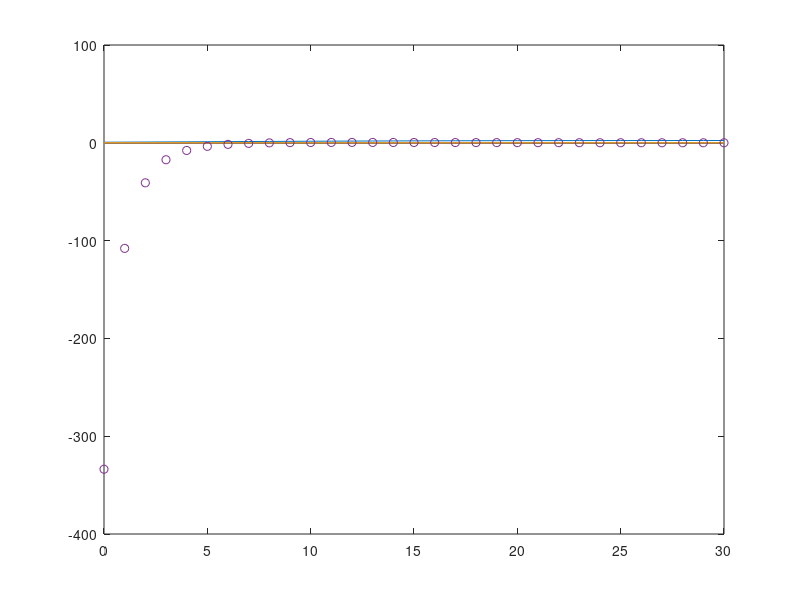

This figure's MATLAB source:
clc
Yo = 1;
lamda = 1;
anpha = 0.75;
P0dB = 0:1:30;
P0 = 10.^(P0dB./10);
B=1;
%---
P1 = P0.*anpha;
P2 = P0.*(1-anpha);
%----------ly thuyet---------------------
for i =1 : length(P0dB)
    a(i) = (lamda*P1(i)*(exp(lamda/P2(i))))/(log(2)*lamda*P2(i));
    %-----I1------------------------------------------------------
    lnn(i) =log(((P1(i)*lamda)/(lamda*P2(i)))-2);
    I1(i) = ((lamda*P2(i))/((P1(i)*lamda)-(lamda*P2(i))))*lnn(i);
    %-----I2------------------------------------------------------
    b(i) = (lamda*P2(i))/((P1(i)*lamda)-(lamda*P2(i)));
    e(i) = (exp(((lamda*P2(i))-(P1(i)*lamda))/(P1(i)*P2(i))))*(expint(lamda/P1(i)));
    ln(i) = log(2-((P1(i)*lamda)/(lamda*P2(i))));
    E(i) = expint(((2*lamda*P2(i))-(lamda*P1(i)))/(P1(i)*P2(i)));
    I2(i) = b(i)*(e(i)+ln(i)-E(i));
    %-----------------------------------------
    C_LT(i) = a(i)*(-I1(i)-I2(i));     
end
%Mo phong-------------------------------------
N = 10^5;
%tao he so kenh truyen
SNR = zeros(N,length(P0dB));
 for j = 1:length(P0dB)
    g1= gamrnd(1,1,1,N);
    g2= gamrnd(1,1,1,N);
    for i = 1:N
      SNR(i,j) = (P1(j)*g1(i))/(1+(P2(j)*g2(i)));
    end   
 end
C_MP =zeros(length(P0dB));
 for i = 1:length(P0dB)
     for j =1:N
         C_MP(i) = C_MP(i)+ sum(B.*log2(1+SNR(j,i)))/N;
     end 
 end
 
 plot( P0dB,C_MP, P0dB, C_LT, 'o' )
